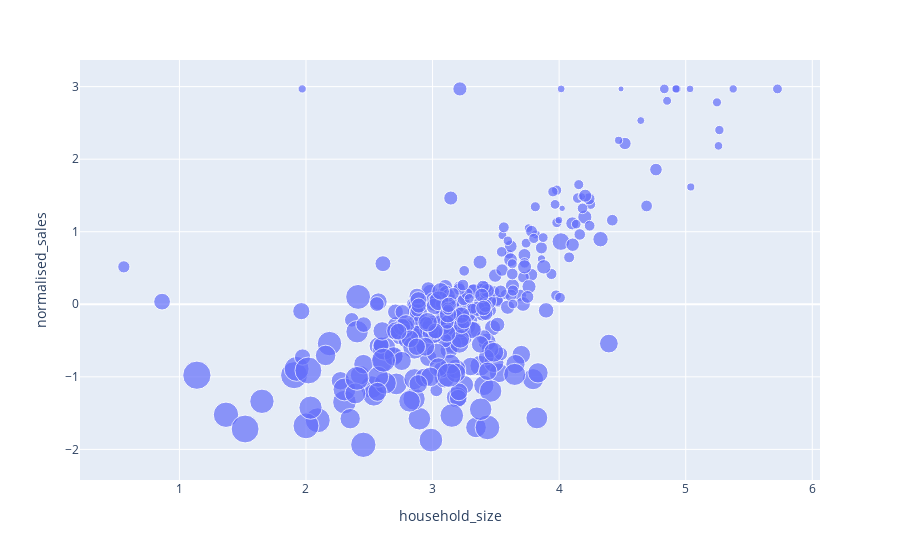

Write notebook code for a chart like this one.
### Code cell
fig = px.scatter(df_household, x="household_size", y="normalised_sales", size="household_affluency")
fig.show()

### Figure 1 — Plotly figure (JSON) as saved in the notebook; plotly's stock layout.template omitted (floating-point values rounded to 4 significant figures; data arrays with more than 128 entries replaced by an {"elided": "..."} marker saying what was removed)
{"data": [{"hovertemplate": "household_size=%{x}<br>normalised_sales=%{y}<br>household_affluency=%{marker.size}<extra></extra>", "legendgroup": "", "marker": {"color": "#636efa", "size": {"elided": "320 float values"}, "sizemode": "area", "sizeref": 0.02373, "symbol": "circle"}, "mode": "markers", "name": "", "orientation": "v", "showlegend": false, "type": "scatter", "x": {"elided": "320 float values"}, "xaxis": "x", "y": {"elided": "320 float values"}, "yaxis": "y"}], "layout": {"legend": {"itemsizing": "constant", "tracegroupgap": 0}, "margin": {"t": 60}, "xaxis": {"anchor": "y", "domain": [0, 1], "title": {"text": "household_size"}}, "yaxis": {"anchor": "x", "domain": [0, 1], "title": {"text": "normalised_sales"}}}}
